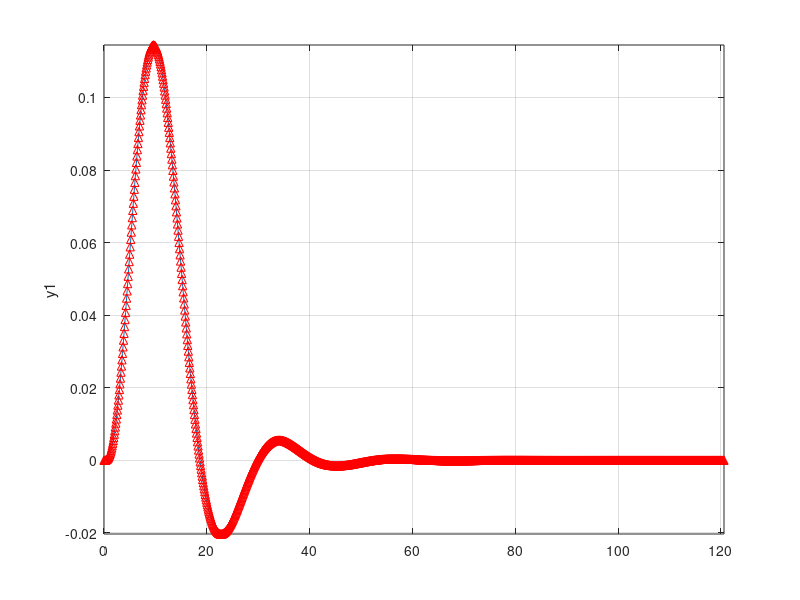

Write the MATLAB code that produced this figure. (Note: this script raises an error after producing the figure.)
%%

[b,a] = butter(4,0.3,'s'); 
[bz,az] = impinvar(b,a,10);
sys = tf(b,a)
impulse(sys);
hold on;
impz(10*bz,az,[],10);


%%

%            b*z
% G = -----------------
%     z^2 + c_1*z + c_0

clear;
axis auto;

play = 0;

% Figures initialisieren/wiederfinden

freqs = findfigure('freqs');
sebene = findfigure('sebene');
signals = findfigure('signals');
result = findfigure('result');



% Koeffizienten und Daten

filters = 30;

l = 0.65;
Ts = 60.97;
rho = 1140;
A = 0.5188*10^-6;
m = 1:filters;
xa = 0.1;

T = 44100;
seconds = 4;
samples = seconds*T;
inputdata = [1 zeros(1,samples-1)];
x = 1:samples;
y = zeros(1,samples);

H = [];
sigmas = [];
omegas = [];
nums = [];
dens = [];
ws = [];
hs = [];

cc=hsv(filters);

for i = m;
	a = sin(i*pi*xa/l);
	sigma = -0.2*i^2;
	omega = i*(pi/l)*sqrt(Ts/(rho*A));
	
	sigmas = [sigmas sigma];
	omegas = [omegas omega];
	
	b = T*sin(omega*1/T)/(omega*1/T);
	c1 = -2*exp(sigma*1/T)*cos(omega*1/T);
	c0 = exp(2*sigma*1/T);
	
	num = [0 b 0];
	den = [1 c1 c0];
	
	nums = [nums num'];
	dens = [dens den'];
	
	[h,w] = freqz(num,den,[], T);
	
	hs = [hs h];
	ws = [ws w];

	y = y + a*filter(num,den,inputdata);
end

hold off

figure(freqs);
for i = m;
	plot(ws(:,i)',20*log10(abs(hs(:,i)')),'color',cc(i,:));
	hold on
end

hold off

figure(signals);
for i = m;
	plot(x,filter(nums(:,i)',dens(:,i)',inputdata),'color',cc(i,:));
	hold on
end
axis([1000 1500 -1.2 1.2]);

hold off

figure(sebene);
for i = m;
	plot(sigmas(i),omegas(i), 'x-','color',cc(i,:));
	hold on
end;

hold off

y = y./max(abs(y));

hold on
figure(result);
plot(x,y);
axis([1000 1500 -1.2 1.2]);

hold off

if play == 1
	sound(y,T);
end

%%

wavwrite(y,T,'wav/filter.synth.wav');

%%

sound(y,T);